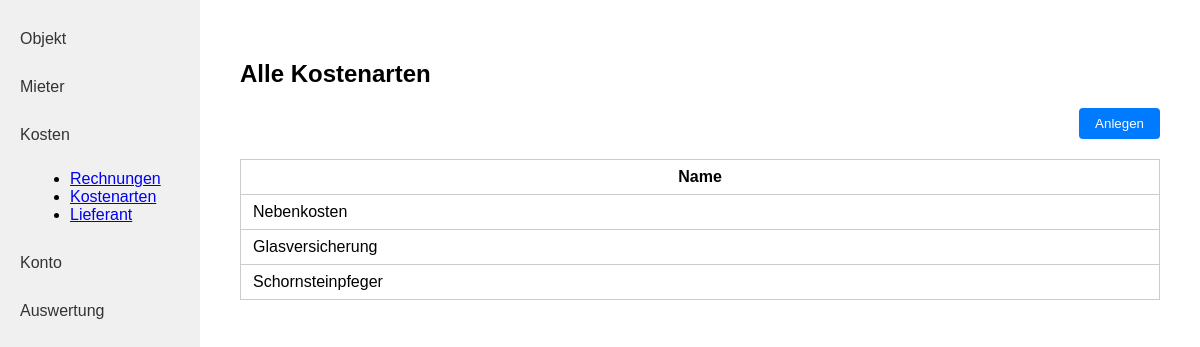
Before: /kostenarten/ (signed in) with the older database file.
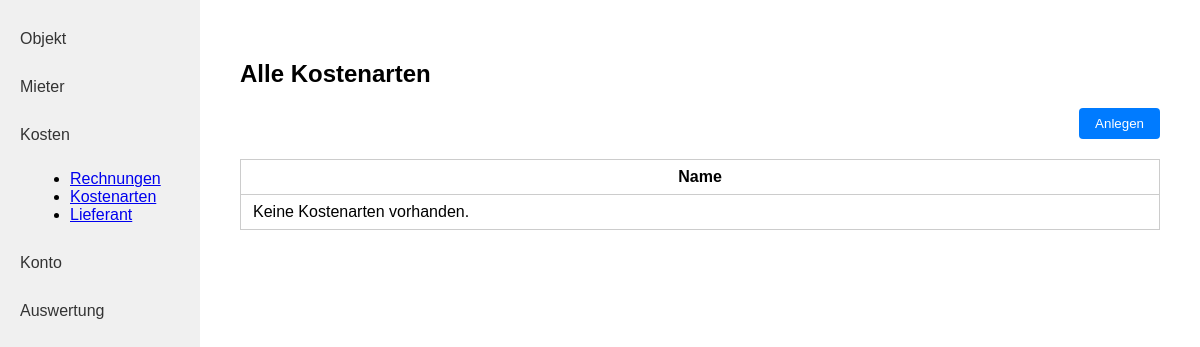
After: the same page with the newer database file.
### kostenpruefung_mietobjekte_app/models.py (models this page shows, shortened)
class Rechnungsart(models.Model):
    created_by = models.ForeignKey(User, on_delete=models.CASCADE, related_name="rechnungsarten_created", null=True, blank=True)
    name = models.CharField(max_length=255)

### kostenpruefung_mietobjekte_app/views.py (the view)
# urls.py: path('kostenarten/', kostenarten, name='kostenarten'),
def kostenarten(request):
    kostenarten = Rechnungsart.objects.filter(created_by=request.user)
    return render(request, 'kostenpruefung_mietobjekte_app/kostenarten.html', {'kostenarten': kostenarten})

### kostenpruefung_mietobjekte_app/templates/kostenpruefung_mietobjekte_app/kostenarten.html (shortened to what this page needs)
{% load static %}
<!DOCTYPE html>
<html lang="de">
<head>
    <link rel="stylesheet" href="{% static 'kostenpruefung_mietobjekte_app/style.css' %}">
</head>
<body>
<div class="flex-container">
    <nav class="sidebar">
        <a class="sidebar-link" href="{% url 'objekt_index' %}">Objekt</a>
        <a class="sidebar-link" href="{% url 'mieter_laufend' %}">Mieter</a>
        <a class="sidebar-link" href="#">Kosten</a>
        <ul style="list-style-type: disc; margin-left: 30px; margin-bottom: 20px;">
            <li><a href="{% url 'rechnungen' %}">Rechnungen</a></li>
            <li><a href="{% url 'kostenarten' %}">Kostenarten</a></li>
            <li><a href="{% url 'lieferanten' %}">Lieferant</a></li>
        </ul>
        <a class="sidebar-link" href="{% url 'konto' %}">Konto</a>
        <a class="sidebar-link" href="{% url 'auswertung' %}">Auswertung</a>
    </nav>
    <div class="main-content">
        <h2>Alle Kostenarten</h2>
        <form action="{% url 'rechnungsart_create' %}" method="get" style="margin-bottom: 16px;">
            <button class="action-btn" type="submit">Anlegen</button>
        </form>
        <table class="object-table">
            <tr>
                <th>Name</th>
            </tr>
            {% for k in kostenarten %}
            <tr>
                <td>{{ k.name }}</td>
            </tr>
            {% empty %}
            <tr>
                <td colspan="1">Keine Kostenarten vorhanden.</td>
            </tr>
            {% endfor %}
        </table>
    </div>
</div>
</body>
</html>

Changed rows visible on the page:
removed Rechnungsart: name "Nebenkosten"
removed Rechnungsart: name "Glasversicherung"
removed Rechnungsart: name "Schornsteinpfeger"
Other visible differences:
text now shown: "Keine Kostenarten vorhanden."
